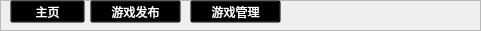
    <widget class="QFrame" name="menu_3">
     <property name="geometry">
      <rect>
       <x>40</x>
       <y>20</y>
       <width>481</width>
       <height>31</height>
      </rect>
     </property>
     <property name="frameShape">
      <enum>QFrame::StyledPanel</enum>
     </property>
     <property name="frameShadow">
      <enum>QFrame::Raised</enum>
     </property>
     <widget class="QPushButton" name="pushButton_releaseGame">
      <property name="geometry">
       <rect>
        <x>90</x>
        <y>0</y>
        <width>91</width>
        <height>23</height>
       </rect>
      </property>
      <property name="styleSheet">
       <string notr="true">QPushButton{
	background-color: rgba(0, 0, 0, 0);  
	color: rgb(255, 255, 255);
	font: 14pt &quot;华光胖头鱼_CNKI&quot;;
}</string>
      </property>
      <property name="text">
       <string>游戏发布</string>
      </property>
     </widget>
     <widget class="QPushButton" name="pushButton_HomePage">
      <property name="geometry">
       <rect>
        <x>10</x>
        <y>0</y>
        <width>75</width>
        <height>23</height>
       </rect>
      </property>
      <property name="styleSheet">
       <string notr="true">QPushButton{
	background-color: rgba(0, 0, 0, 0);  
	color: rgb(255, 255, 255);
	font: 14pt &quot;华光胖头鱼_CNKI&quot;;
}</string>
      </property>
      <property name="text">
       <string>主页</string>
      </property>
     </widget>
     <widget class="QPushButton" name="pushButton_manageGame">
      <property name="geometry">
       <rect>
        <x>190</x>
        <y>0</y>
        <width>91</width>
        <height>23</height>
       </rect>
      </property>
      <property name="styleSheet">
       <string notr="true">QPushButton{
	background-color: rgba(0, 0, 0, 0);  
	color: rgb(255, 255, 255);
	font: 14pt &quot;华光胖头鱼_CNKI&quot;;
}</string>
      </property>
      <property name="text">
       <string>游戏管理</string>
      </property>
     </widget>
    </widget>
